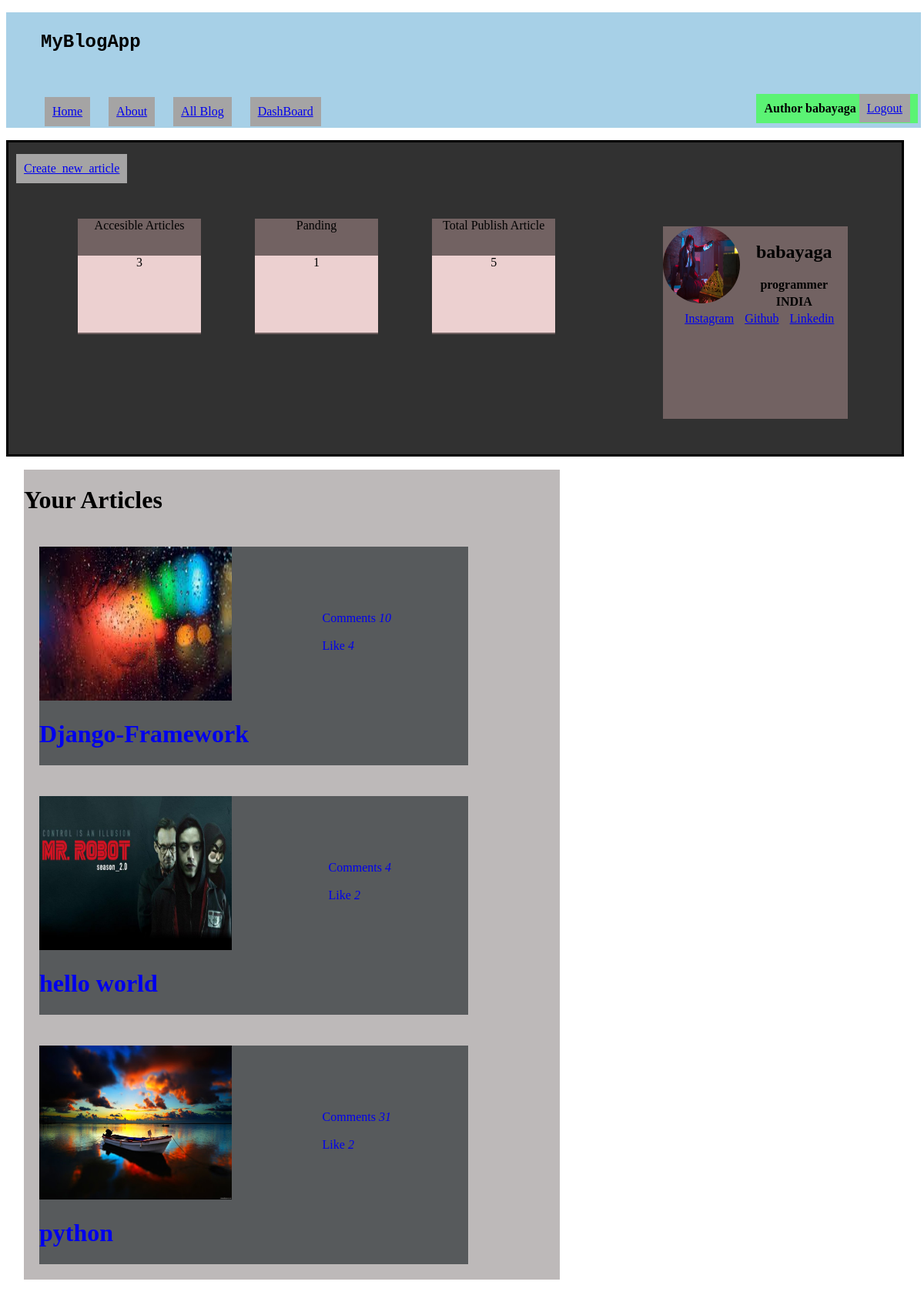
Screenshot of /author_dashboard (signed in) with the database file from the repository.
### blog_app/models.py (models this page shows, shortened)
class MyUser(AbstractBaseUser,PermissionsMixin):
    f_name = models.CharField(blank=True,max_length=20,null=True)
    s_name = models.CharField(blank=True,max_length=20,null=True)
    email = models.CharField(max_length=40, unique=True)
    username = models.CharField(max_length=25,unique=True)
    profile_pic = models.ImageField(upload_to='user_pic')
    date_joined = models.DateField(default=timezone.now)
    occupation = models.CharField(blank=True,max_length=50,null=True)
    country = models.CharField(blank=True,max_length=15,null=True)
    authorise = models.BooleanField(default=False)
    github_address = models.CharField(blank=True,max_length=50,null=True)
    linkedin_address = models.CharField(blank=True,max_length=50,null=True)
    instagram_address = models.CharField(blank=True,max_length=50,null=True)
    is_active = models.BooleanField(default=True)
    is_author = models.BooleanField(default=False)
    is_user = models.BooleanField(default=False)
    is_staff = models.BooleanField(default=False)
    password = models.CharField(max_length=25)
    USERNAME_FIELD = 'email'
    REQUIRED_FIELDS = []
    objects = CustomUserManager()
    def __str__(self):
        if self.is_author:
            return 'Author '+self.username
        elif self.is_user:
            return 'User '+self.username
        else:
            return 'admin '+self.email

class Article(models.Model):
    type =(
        ("Programming","Programming"),
        ("Framework","Framework"),
        ("Hacking","Hacking"),
        ("Language","Language"),
        ("Other","Other"),
    )
    author = models.ForeignKey('MyUser',blank=True,null=True,on_delete=models.CASCADE)
    author_name = models.CharField(blank=True,max_length=25)
    title = models.CharField(max_length=50)
    thumbnail = models.ImageField(upload_to='thumbnail_img/')
    upload_date = models.DateTimeField(blank=True,default=timezone.now)
    category = models.CharField(max_length=30,default="Other",choices=type)
    content = models.CharField(max_length=5000)
    accessible = models.BooleanField(blank=True,default=False)

### blog_app/views.py (the view)
# urls.py: path('author_dashboard',views.author_dashboard,name="author_dashboard"),
def author_dashboard(request):
    if request.user.is_author:
        articles = Article.objects.filter(author_id=request.user.id,accessible=True)
        panding_article = Article.objects.filter(author_id=request.user.id,accessible=False).count()
        accesible_article = articles.count()
        data = []
        for art in articles:
            newdata = {}
            newdata["cmt"] = UserComments.objects.filter(article_id=art.id).count()
            newdata["title"] = art.title
            newdata["id"] = art.id
            newdata["thumbnail"] = art.thumbnail
            newdata["like"] = ArticleLikes.objects.filter(article_id=art.id).count() + ReplyComments.objects.filter(article_id=art.id).count()
            data.append(newdata)
        author = request.user
        context ={'data':data,'author':author,'articles':articles,'panding_article':panding_article,'accesible_article':accesible_article}
        return render(request,'Author_dashboard.html',context)
    else:
        raise Http404()

### blog/templates/Author_dashboard.html
{% extends 'index.html' %}
{% block body%}
 <li class="nav-item">
    <a class="nav-link" href="new_article">Create_new_article</a>
  </li>
<ul style="display: flex;">
<div style="width: 200px; height: 150px; background: rgb(114, 98, 98); margin: 20px 20px 20px 50px; text-align: center;">
    <span>Accesible Articles</span>
    <div style="width: 100%; height: 100px; background: rgb(236, 208, 208); margin-top:30px;">
        <span>{{accesible_article}}</span>
    </div>
</div>
<div style="width: 200px; height: 150px; background: rgb(114, 98, 98); margin: 20px 20px 20px 50px; text-align: center;">
    <span>Panding</span>
    <div style="width: 100%; height: 100px; background: rgb(236, 208, 208); margin-top:30px; ">
        <span>{{panding_article}}</span>
    </div>
</div>
<div style="width: 200px; height: 150px; background: rgb(114, 98, 98); margin: 20px 20px 20px 50px; text-align: center; ">
    <span>Total Publish Article</span>
    <div style="width: 100%; height: 100px; background: rgb(236, 208, 208); margin-top:30px;">
        <span>5</span>
    </div>
</div>
<div style="width: 300px; height: 250px; background: rgb(114, 98, 98); margin: 30px 70px 30px 120px; text-align: center; ">
   <div style="float: left; width: 100px; height: 100px; border-radius: 100px;">
   <img style="width: 100px; height: 100px; border-radius: 100px;" src="/media/{{author.profile_pic}}" alt="">
</div>
    <h2>{{author.username}}</h2>
    <div>
        <div >
           <h4>{{author.occupation}}</h4>
             <h4>{{author.country}}</h4>
            <a href="{{author.instagram_address}}"> <span class="social-link">Instagram</span></a>
            <a href="{{author.github_address}}"><span class="social-link">Github</span></a>
            <a href="{{author.linkedin_address}}"> <span class="social-link">Linkedin</span> </a>
            </div>
    </div>
</div>
</ul>
<div style=" width: 60%; height: auto; background: rgb(189, 185, 185); float: left; margin: 20px;">
  <h1>Your Articles</h1>
  {% for article in data%}
    <a href="{% url 'view_article' article.id %}">
  <div style="float: left; width: 80%; height: auto; background: rgb(87, 90, 92);   margin: 20px 10px 20px 20px;">
    <img src="/media/{{article.thumbnail}}" style="width: 250px; height: 200px;" alt="">
    <h1>{{article.title}}</h1>
    <div style="float: right; margin-top: -200px; margin-right: 100px;">
        <label for="">Comments </label><em>{{article.cmt}}</em><br><br>
        <label for="">Like </label><em>{{article.like}}</em>
    </div>
  </div>
</a>
  {% endfor %}
</div>
{% endblock%}

### blog/templates/index.html (shortened to what this page needs)
<!DOCTYPE html>
{% load static %}
<html lang="en">
<head>
  <link rel="stylesheet" href="{% static 'style.css'%}">
</head>
<body>
<header>
<nav class="navbar navbar-expand-sm bg-light">
  <ul class="navbar-nav">
    <div class="web-title">
    <h2 style="font-family:Lucida Console, Courier, monospace;">MyBlogApp</h2><br>
  </div>
    <li class="nav-item">
      <a class="nav-link" href="\">Home</a>
    </li>
    <li class="nav-item">
      <a class="nav-link" href="{% url 'about' %}">About</a>
    </li>
    <li class="nav-item">
      <a class="nav-link" href="{% url 'all_blogs' %}">All Blog</a>
    </li>
    {% if user.is_authenticated %}
    {% if user.is_author %}
    <li class="nav-item">
      <a class="nav-link" href="{% url 'author_dashboard' %}">DashBoard</a>
    </li>
    {% else %}
    <li class="nav-item">
      <a class="nav-link" href="/author_register">Are You Author?</a>
    </li>
    {%endif%}
    {%endif%}
  </ul>
  {% if user.is_authenticated %}
  <div style="padding: 10px; background: rgb(91, 243, 116); float: right; margin-top: -60px;"><strong>{{user}}</strong>
      <a class="nav-link" href="logout">Logout</a>
   </div>
   {%else%}
   <div style="padding: 10px; background: rgb(243, 91, 91); float: right; margin-top: -60px;"><strong>{{user}}</strong> </div>
  {%endif%}
</nav>
</header>
<div class="container">
  {% block body%}{%endblock%}
</div>
</body>
</html>

### static/style.css (style rules this page uses)
.web-title { padding: 5px; }
.navbar-nav { width: 97%; height: 150px; background: rgb(167, 208, 231); text-decoration-style: none; }
.nav-item { margin: 10px; display: inline-flex; margin-top: 15px; }
.nav-link { padding: 10px; background: rgb(165, 164, 164); }
.container { width: 98%; height: auto; background: rgb(49, 49, 49); border: 3px solid black; }
.social-link { margin-left: 10px; }
h4 { margin-top: 4px; margin-bottom:4px ; }

### rows the page displays
MyUser: is_author+username "Author babayaga", profile_pic (picture), username "babayaga", occupation "programmer", country "INDIA"
Article: thumbnail (picture), title "Django-Framework"
Article: thumbnail (picture), title "hello world"
Article: thumbnail (picture), title "python"

### other values shown
{{ accesible_article }} "3"
{{ panding_article }} "1"
{{ article.cmt }} "10" "4" "31"
{{ article.like }} "4" "2" "2"
